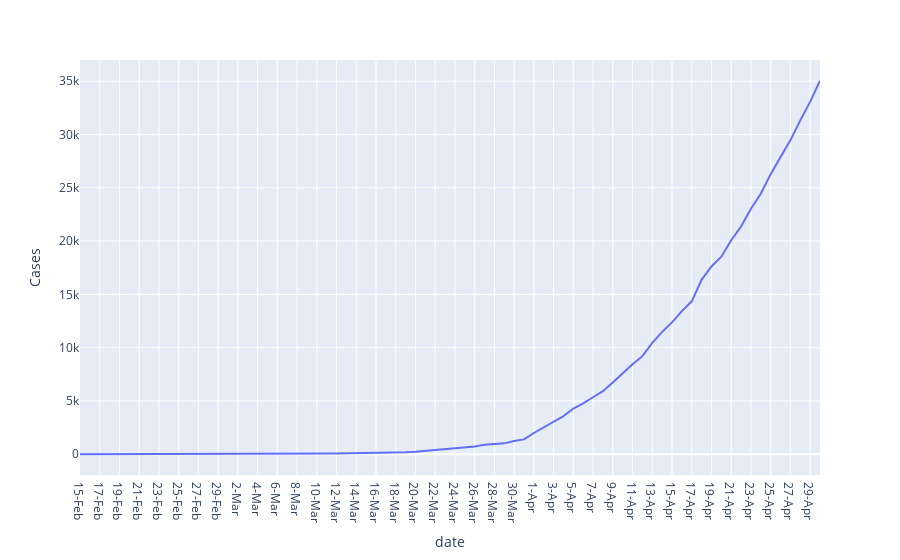

Source (notebook cell):
### Code cell
fig = px.line(dataset, x = 'date', y = 'Cases', range_x =['2020-02-15','2020-04-30'])
figure = fig.show()

### Figure 1 — Plotly figure (JSON) as saved in the notebook; plotly's stock layout.template omitted (floating-point values rounded to 4 significant figures)
{"data": [{"hovertemplate": "date=%{x}<br>Cases=%{y}<extra></extra>", "legendgroup": "", "line": {"color": "#636efa", "dash": "solid"}, "mode": "lines", "name": "", "showlegend": false, "type": "scatter", "x": ["15-Feb", "16-Feb", "17-Feb", "18-Feb", "19-Feb", "20-Feb", "21-Feb", "22-Feb", "23-Feb", "24-Feb", "25-Feb", "26-Feb", "27-Feb", "28-Feb", "29-Feb", "1-Mar", "2-Mar", "3-Mar", "4-Mar", "5-Mar", "6-Mar", "7-Mar", "8-Mar", "9-Mar", "10-Mar", "11-Mar", "12-Mar", "13-Mar", "14-Mar", "15-Mar", "16-Mar", "17-Mar", "18-Mar", "19-Mar", "20-Mar", "21-Mar", "22-Mar", "23-Mar", "24-Mar", "25-Mar", "26-Mar", "27-Mar", "28-Mar", "29-Mar", "30-Mar", "31-Mar", "1-Apr", "2-Apr", "3-Apr", "4-Apr", "5-Apr", "6-Apr", "7-Apr", "8-Apr", "9-Apr", "10-Apr", "11-Apr", "12-Apr", "13-Apr", "14-Apr", "15-Apr", "16-Apr", "17-Apr", "18-Apr", "19-Apr", "20-Apr", "21-Apr", "22-Apr", "23-Apr", "24-Apr", "25-Apr", "26-Apr", "27-Apr", "28-Apr", "29-Apr", "30-Apr"], "xaxis": "x", "y": [3, 3, 3, 3, 3, 3, 3, 3, 3, 3, 3, 3, 3, 3, 3, 3, 6, 7, 29, 30, 31, 34, 40, 47, 62, 62, 74, 82, 100, 114, 119, 143, 169, 194, 249, 332, 396, 499, 536, 657, 727, 887, 987, 1024, 1251, 1397, 1998, 2543, 3059, 3588, 4289, 4778, 5351, 5916, 6725, 7600, 8446, 9205, 10453, 11487, 12370, 13430, 14352, 16365, 17615, 18539, 20080, 21370, 23039, 24447, 26283, 27890, 29451, 31324, 33062, 35043], "yaxis": "y"}], "layout": {"legend": {"tracegroupgap": 0}, "margin": {"t": 60}, "xaxis": {"anchor": "y", "domain": [0, 1], "range": ["2020-02-15", "2020-04-30"], "title": {"text": "date"}}, "yaxis": {"anchor": "x", "domain": [0, 1], "title": {"text": "Cases"}}}}
